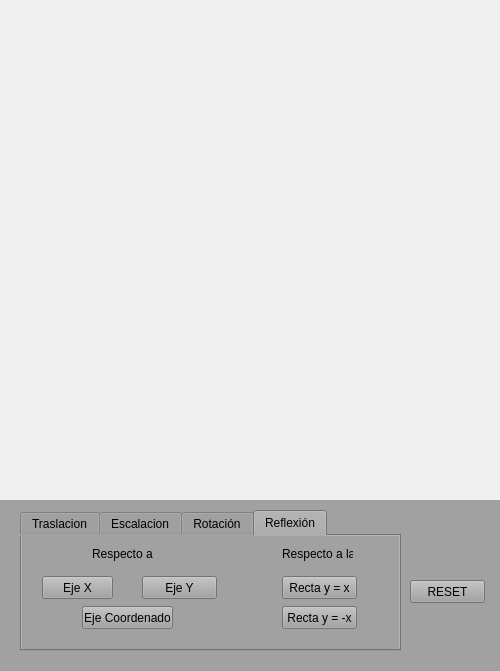
<?xml version="1.0" encoding="UTF-8"?>
<ui version="4.0">
 <class>Widget</class>
 <widget class="QWidget" name="Widget">
  <property name="geometry">
   <rect>
    <x>0</x>
    <y>0</y>
    <width>500</width>
    <height>671</height>
   </rect>
  </property>
  <property name="sizePolicy">
   <sizepolicy hsizetype="Preferred" vsizetype="Preferred">
    <horstretch>0</horstretch>
    <verstretch>0</verstretch>
   </sizepolicy>
  </property>
  <property name="minimumSize">
   <size>
    <width>500</width>
    <height>671</height>
   </size>
  </property>
  <property name="maximumSize">
   <size>
    <width>500</width>
    <height>671</height>
   </size>
  </property>
  <property name="windowTitle">
   <string>appTransformaciones2D</string>
  </property>
  <property name="autoFillBackground">
   <bool>false</bool>
  </property>
  <widget class="QWidget" name="widget" native="true">
   <property name="geometry">
    <rect>
     <x>0</x>
     <y>500</y>
     <width>500</width>
     <height>171</height>
    </rect>
   </property>
   <property name="styleSheet">
    <string notr="true">background-color: rgb(161, 161, 161);</string>
   </property>
   <widget class="QTabWidget" name="tabWidget">
    <property name="geometry">
     <rect>
      <x>20</x>
      <y>10</y>
      <width>381</width>
      <height>141</height>
     </rect>
    </property>
    <property name="currentIndex">
     <number>3</number>
    </property>
    <widget class="QWidget" name="tab">
     <attribute name="title">
      <string>Traslacion</string>
     </attribute>
     <widget class="QPushButton" name="pushButton_4">
      <property name="geometry">
       <rect>
        <x>110</x>
        <y>70</y>
        <width>41</width>
        <height>23</height>
       </rect>
      </property>
      <property name="text">
       <string>Left</string>
      </property>
     </widget>
     <widget class="QPushButton" name="pushButton_3">
      <property name="geometry">
       <rect>
        <x>190</x>
        <y>70</y>
        <width>41</width>
        <height>23</height>
       </rect>
      </property>
      <property name="text">
       <string>Right</string>
      </property>
     </widget>
     <widget class="QPushButton" name="pushButton_2">
      <property name="geometry">
       <rect>
        <x>150</x>
        <y>90</y>
        <width>41</width>
        <height>23</height>
       </rect>
      </property>
      <property name="text">
       <string>Down</string>
      </property>
     </widget>
     <widget class="QWidget" name="layoutWidget_2">
      <property name="geometry">
       <rect>
        <x>100</x>
        <y>20</y>
        <width>151</width>
        <height>22</height>
       </rect>
      </property>
      <layout class="QHBoxLayout" name="horizontalLayout">
       <item>
        <widget class="QLabel" name="label_3">
         <property name="text">
          <string>TX:</string>
         </property>
        </widget>
       </item>
       <item>
        <widget class="QSpinBox" name="spinBox">
         <property name="minimum">
          <number>1</number>
         </property>
         <property name="maximum">
          <number>10</number>
         </property>
        </widget>
       </item>
       <item>
        <widget class="QLabel" name="label_4">
         <property name="text">
          <string>TY:</string>
         </property>
        </widget>
       </item>
       <item>
        <widget class="QSpinBox" name="spinBox_2">
         <property name="minimum">
          <number>1</number>
         </property>
         <property name="maximum">
          <number>10</number>
         </property>
        </widget>
       </item>
      </layout>
     </widget>
     <widget class="QPushButton" name="pushButton">
      <property name="geometry">
       <rect>
        <x>150</x>
        <y>50</y>
        <width>41</width>
        <height>23</height>
       </rect>
      </property>
      <property name="text">
       <string>Up</string>
      </property>
     </widget>
    </widget>
    <widget class="QWidget" name="tab_2">
     <attribute name="title">
      <string>Escalacion</string>
     </attribute>
     <widget class="QSpinBox" name="spinBox_4">
      <property name="geometry">
       <rect>
        <x>80</x>
        <y>20</y>
        <width>39</width>
        <height>18</height>
       </rect>
      </property>
      <property name="minimum">
       <number>-99</number>
      </property>
     </widget>
     <widget class="QLabel" name="label_6">
      <property name="geometry">
       <rect>
        <x>50</x>
        <y>50</y>
        <width>16</width>
        <height>16</height>
       </rect>
      </property>
      <property name="text">
       <string>SY:</string>
      </property>
     </widget>
     <widget class="QSpinBox" name="spinBox_3">
      <property name="geometry">
       <rect>
        <x>80</x>
        <y>50</y>
        <width>39</width>
        <height>18</height>
       </rect>
      </property>
      <property name="minimum">
       <number>-99</number>
      </property>
     </widget>
     <widget class="QLabel" name="label_5">
      <property name="geometry">
       <rect>
        <x>50</x>
        <y>20</y>
        <width>16</width>
        <height>16</height>
       </rect>
      </property>
      <property name="text">
       <string>SX:</string>
      </property>
     </widget>
     <widget class="QPushButton" name="pushButton_6">
      <property name="geometry">
       <rect>
        <x>50</x>
        <y>80</y>
        <width>75</width>
        <height>23</height>
       </rect>
      </property>
      <property name="text">
       <string>Escalar</string>
      </property>
     </widget>
     <widget class="QSpinBox" name="spinBox_5">
      <property name="geometry">
       <rect>
        <x>270</x>
        <y>20</y>
        <width>39</width>
        <height>18</height>
       </rect>
      </property>
      <property name="minimum">
       <number>-99</number>
      </property>
     </widget>
     <widget class="QSpinBox" name="spinBox_6">
      <property name="geometry">
       <rect>
        <x>270</x>
        <y>50</y>
        <width>39</width>
        <height>18</height>
       </rect>
      </property>
      <property name="minimum">
       <number>-99</number>
      </property>
     </widget>
     <widget class="QLabel" name="label_8">
      <property name="geometry">
       <rect>
        <x>220</x>
        <y>20</y>
        <width>22</width>
        <height>16</height>
       </rect>
      </property>
      <property name="text">
       <string>PFX:</string>
      </property>
     </widget>
     <widget class="QPushButton" name="pushButton_7">
      <property name="geometry">
       <rect>
        <x>210</x>
        <y>80</y>
        <width>101</width>
        <height>23</height>
       </rect>
      </property>
      <property name="text">
       <string>Escalar Punto Fijo</string>
      </property>
     </widget>
     <widget class="QLabel" name="label_9">
      <property name="geometry">
       <rect>
        <x>220</x>
        <y>50</y>
        <width>22</width>
        <height>16</height>
       </rect>
      </property>
      <property name="text">
       <string>PFY:</string>
      </property>
     </widget>
    </widget>
    <widget class="QWidget" name="tab_4">
     <attribute name="title">
      <string>Rotación</string>
     </attribute>
     <widget class="QWidget" name="layoutWidget">
      <property name="geometry">
       <rect>
        <x>100</x>
        <y>50</y>
        <width>181</width>
        <height>22</height>
       </rect>
      </property>
      <layout class="QHBoxLayout" name="horizontalLayout_2">
       <item>
        <widget class="QLabel" name="label_10">
         <property name="text">
          <string>XR:</string>
         </property>
        </widget>
       </item>
       <item>
        <widget class="QSpinBox" name="spinBox_7">
         <property name="minimum">
          <number>-360</number>
         </property>
         <property name="maximum">
          <number>360</number>
         </property>
        </widget>
       </item>
       <item>
        <widget class="QLabel" name="label_11">
         <property name="text">
          <string>YR:</string>
         </property>
        </widget>
       </item>
       <item>
        <widget class="QSpinBox" name="spinBox_8">
         <property name="minimum">
          <number>-360</number>
         </property>
         <property name="maximum">
          <number>360</number>
         </property>
        </widget>
       </item>
      </layout>
     </widget>
     <widget class="QWidget" name="layoutWidget_3">
      <property name="geometry">
       <rect>
        <x>100</x>
        <y>20</y>
        <width>181</width>
        <height>22</height>
       </rect>
      </property>
      <layout class="QHBoxLayout" name="horizontalLayout_7">
       <item>
        <widget class="QLabel" name="label_20">
         <property name="text">
          <string>Angulo (°):</string>
         </property>
        </widget>
       </item>
       <item>
        <widget class="QDoubleSpinBox" name="doubleSpinBox">
         <property name="minimum">
          <double>-360.000000000000000</double>
         </property>
         <property name="maximum">
          <double>360.000000000000000</double>
         </property>
        </widget>
       </item>
      </layout>
     </widget>
     <widget class="QPushButton" name="pushButton_15">
      <property name="geometry">
       <rect>
        <x>60</x>
        <y>80</y>
        <width>75</width>
        <height>23</height>
       </rect>
      </property>
      <property name="text">
       <string>Rotar Normal</string>
      </property>
     </widget>
     <widget class="QPushButton" name="pushButton_8">
      <property name="geometry">
       <rect>
        <x>210</x>
        <y>80</y>
        <width>101</width>
        <height>23</height>
       </rect>
      </property>
      <property name="text">
       <string>Rotar Punto Pivote</string>
      </property>
     </widget>
    </widget>
    <widget class="QWidget" name="tab_5">
     <attribute name="title">
      <string>Reflexión</string>
     </attribute>
     <widget class="QPushButton" name="pushButton_9">
      <property name="geometry">
       <rect>
        <x>20</x>
        <y>40</y>
        <width>71</width>
        <height>23</height>
       </rect>
      </property>
      <property name="text">
       <string>Eje X</string>
      </property>
     </widget>
     <widget class="QPushButton" name="pushButton_10">
      <property name="geometry">
       <rect>
        <x>60</x>
        <y>70</y>
        <width>91</width>
        <height>23</height>
       </rect>
      </property>
      <property name="text">
       <string>Eje Coordenado</string>
      </property>
     </widget>
     <widget class="QPushButton" name="pushButton_11">
      <property name="geometry">
       <rect>
        <x>260</x>
        <y>70</y>
        <width>75</width>
        <height>23</height>
       </rect>
      </property>
      <property name="text">
       <string>Recta y = -x</string>
      </property>
     </widget>
     <widget class="QPushButton" name="pushButton_12">
      <property name="geometry">
       <rect>
        <x>120</x>
        <y>40</y>
        <width>75</width>
        <height>23</height>
       </rect>
      </property>
      <property name="text">
       <string>Eje Y</string>
      </property>
     </widget>
     <widget class="QPushButton" name="pushButton_13">
      <property name="geometry">
       <rect>
        <x>260</x>
        <y>40</y>
        <width>75</width>
        <height>23</height>
       </rect>
      </property>
      <property name="text">
       <string>Recta y = x</string>
      </property>
     </widget>
     <widget class="QLabel" name="label">
      <property name="geometry">
       <rect>
        <x>70</x>
        <y>10</y>
        <width>61</width>
        <height>16</height>
       </rect>
      </property>
      <property name="text">
       <string>Respecto al</string>
      </property>
     </widget>
     <widget class="QLabel" name="label_2">
      <property name="geometry">
       <rect>
        <x>260</x>
        <y>10</y>
        <width>71</width>
        <height>16</height>
       </rect>
      </property>
      <property name="text">
       <string>Respecto a la</string>
      </property>
     </widget>
    </widget>
   </widget>
   <widget class="QPushButton" name="pushButton_5">
    <property name="geometry">
     <rect>
      <x>410</x>
      <y>80</y>
      <width>75</width>
      <height>23</height>
     </rect>
    </property>
    <property name="text">
     <string>RESET</string>
    </property>
   </widget>
  </widget>
 </widget>
 <resources/>
 <connections/>
</ui>
